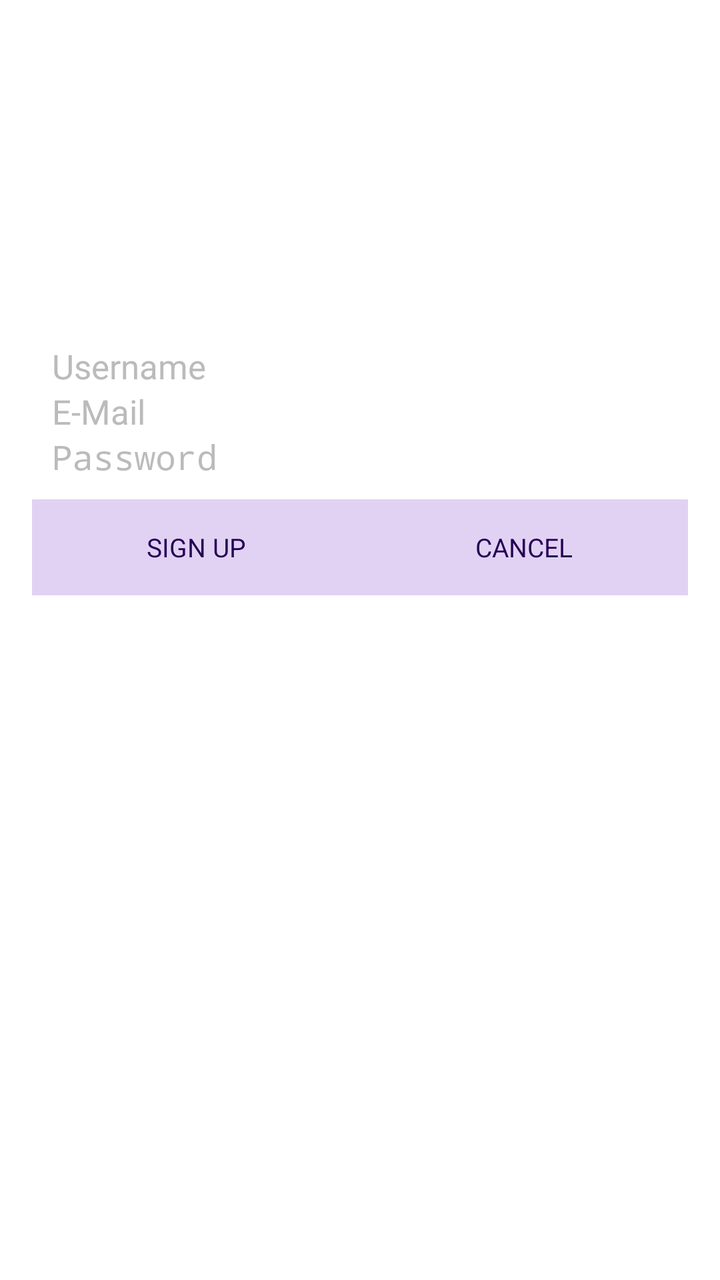
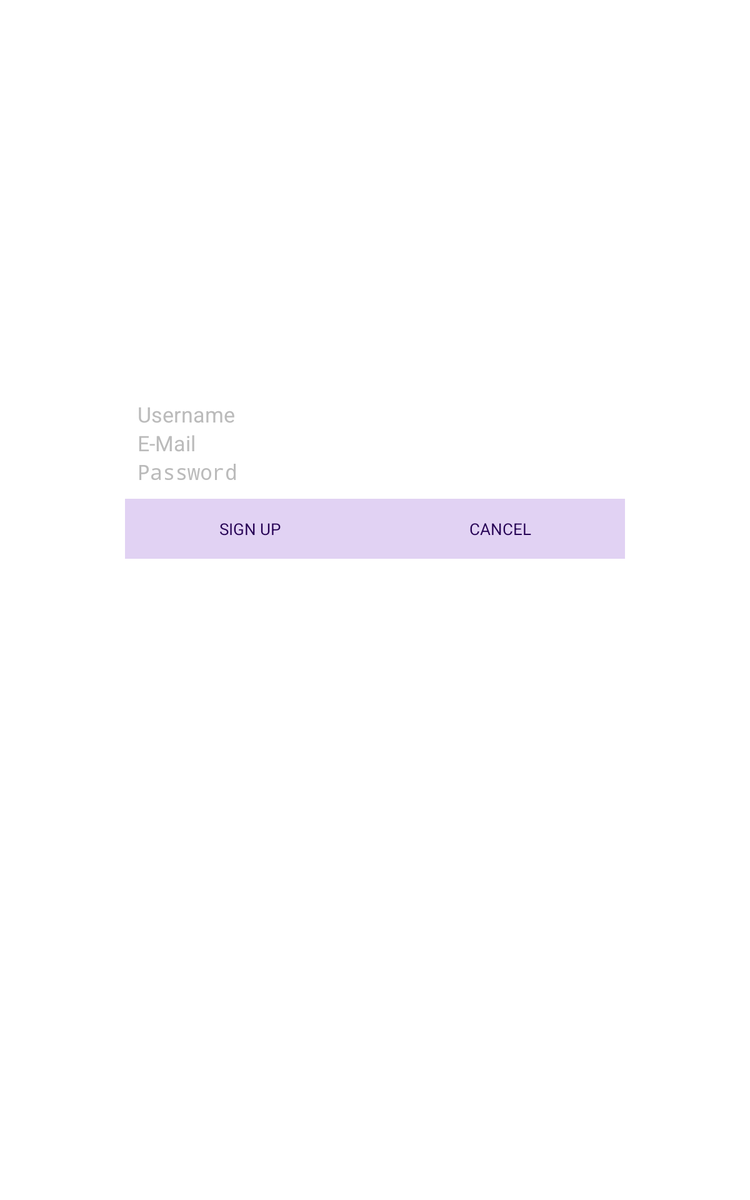

One screen, two layout resources from the same app: the default and the repository's alternative for another configuration. Each is rendered where Android would select it; the XML of both is given below.
<!-- AndroidManifest.xml: application theme Theme.Ribbit -->
<!-- res/layout/activity_sign_up.xml -->
<RelativeLayout style="@style/AuthBackground"
                xmlns:android="http://schemas.android.com/apk/res/android"
                xmlns:tools="http://schemas.android.com/tools"
                android:layout_width="match_parent"
                android:layout_height="match_parent"
                tools:context="com.teamtreehouse.ribbit.ui.SignUpActivity">

    <TextView
        android:id="@+id/title"
        style="@style/AuthTitle"
        android:text="@string/app_name"/>

    <TextView
        android:id="@+id/subtitle"
        style="@style/AuthSubtitle"
        android:text="@string/subtitle"/>

    <LinearLayout
        android:id="@+id/editTextLayout"
        style="@style/AuthLayout">

        <EditText
            android:id="@+id/usernameField"
            style="@style/AuthInput"
            android:hint="@string/username_hint">

            <requestFocus />
        </EditText>

        <EditText
            android:id="@+id/emailField"
            style="@style/AuthInput"
            android:hint="@string/email_hint"
            android:inputType="textEmailAddress"/>

        <EditText
            android:id="@+id/passwordField"
            style="@style/AuthInput"
            android:hint="@string/password_hint"

            android:inputType="textPassword"/>


    </LinearLayout>

    <ImageView
        android:id="@+id/buttonDivider"
        android:layout_width="wrap_content"
        android:layout_height="wrap_content"
        android:layout_below="@id/editTextLayout"
        android:layout_centerHorizontal="true"
        android:src="@drawable/button_divider"
        android:contentDescription="@string/content_desc_divider"/>

    <Button
        android:id="@+id/signupButton"
        android:text="@string/sign_up_button_label"
        style="@style/AuthButton"
        android:layout_below="@id/editTextLayout"
        android:layout_alignParentLeft="true"
        android:layout_marginRight="0dp"
        android:layout_toLeftOf="@id/buttonDivider"/>

    <Button
        android:id="@+id/cancelButton"
        android:text="@string/cancel_button_label"
        style="@style/AuthButton"
        android:layout_alignParentRight="true"
        android:layout_toRightOf="@id/buttonDivider"
        android:layout_marginLeft="0dp"
        android:layout_below="@id/editTextLayout"/>


</RelativeLayout>
<!-- resources referenced by this layout -->
<resources>
  <string name="app_name">Ribbit</string>
  <string name="cancel_button_label">CANCEL</string>
  <string name="content_desc_divider">button divider</string>
  <string name="email_hint">E-Mail</string>
  <string name="password_hint">Password</string>
  <string name="sign_up_button_label">SIGN UP</string>
  <string name="subtitle">A Spike Lee Joint</string>
  <string name="username_hint">Username</string>
  <style name="AuthBackground">
          <item name="android:background">@drawable/background</item>
      </style>
  <style name="AuthInput">
          <item name="android:layout_width">match_parent</item>
          <item name="android:layout_height">wrap_content</item>
          <item name="android:ems">10</item>
          <item name="android:textSize">17sp</item>
          <item name="android:textColorHint">@color/login_hint</item>
      </style>
  <style name="AuthSubtitle" parent="AuthTitle">
          <item name="android:textSize">13sp</item>
          <item name="android:layout_alignParentTop">false</item>
          <item name="android:layout_below">@+id/title</item>
          <item name="android:layout_marginTop">0dp</item>
      </style>
  <color name="text_color">#250054</color>
  <dimen name="activity_horizontal_margin">16dp</dimen>
  <color name="login_hint">#bbbbbb</color>
  <dimen name="login_vertical_padding">10dp</dimen>
  <dimen name="login_horizontal_padding">10dp</dimen>
  <dimen name="login_vertical_margin">32dp</dimen>
  <style name="PopupMenu.Ribbit" parent="@android:style/Widget.Holo.Light.ListPopupWindow">
          <item name="android:popupBackground">@drawable/menu_dropdown_panel_ribbit</item>
      </style>
  <style name="DropDownListView.Ribbit" parent="@android:style/Widget.Holo.Light.ListView.DropDown">
          <item name="android:listSelector">@drawable/selectable_background_ribbit</item>
      </style>
  <style name="ActionBarTabStyle.Ribbit" parent="@android:style/Widget.Holo.Light.ActionBar.TabView">
          <item name="android:background">@drawable/tab_indicator_ab_ribbit</item>
      </style>
  <style name="DropDownNav.Ribbit" parent="@android:style/Widget.Holo.Light.Spinner">
          <item name="android:background">@drawable/spinner_background_ab_ribbit</item>
          <item name="android:popupBackground">@drawable/menu_dropdown_panel_ribbit</item>
          <item name="android:dropDownSelector">@drawable/selectable_background_ribbit</item>
      </style>
  <style name="ActionButton.CloseMode.Ribbit" parent="@android:style/Widget.Holo.Light.ActionButton.CloseMode">
          <item name="android:background">@drawable/btn_cab_done_ribbit</item>
      </style>
  <style name="Theme.Ribbit.Overflow" parent="@android:style/Widget.ActionButton.Overflow">
          <item name="android:src">@drawable/ic_menu_overflow</item>
      </style>
  <style name="Theme.Ribbit.LightPurpleBackground">
          <item name="android:background">@color/light_purple_background</item>
          <item name="android:divider">@null</item>
      </style>
  <style name="Theme.Ribbit.LightPurpleBackground.GridView">
          <item name="android:padding">@dimen/user_grid_spacing</item>
      </style>
  <color name="pressed_purple_button">#ba9dda</color>
  <color name="focused_button">#d6c3ed</color>
  <color name="light_purple_button">#e1d2f3</color>
  <style name="ProgressBar.Ribbit" parent="@android:style/Widget.Holo.Light.ProgressBar.Horizontal">
          <item name="android:progressDrawable">@drawable/progress_horizontal_ribbit</item>
      </style>
  <style name="ActionBar.Solid.Ribbit.TitleTextStyle" parent="@android:style/TextAppearance.Holo.Widget.ActionBar.Title">
          <item name="android:textColor">@color/text_color</item>
      </style>
  <color name="light_purple_background">#e9e4ed</color>
  <dimen name="user_grid_spacing">8dp</dimen>
</resources>
<!-- res/layout-large/activity_sign_up.xml (the repository's variant of the layout above) -->
<!-- drawn on a 7-inch tablet held upright -->
<RelativeLayout style="@style/AuthBackground"
                xmlns:android="http://schemas.android.com/apk/res/android"
                xmlns:tools="http://schemas.android.com/tools"
                android:layout_width="match_parent"
                android:layout_height="match_parent"
                tools:context="com.teamtreehouse.ribbit.ui.SignUpActivity">

    <TextView
        android:id="@+id/title"
        style="@style/AuthTitle"
        android:layout_marginTop="180dp"
        android:text="@string/app_name"/>

    <TextView
        android:id="@+id/subtitle"
        style="@style/AuthSubtitle"
        android:text="@string/subtitle"/>

    <LinearLayout
        android:id="@+id/editTextLayout"
        android:layout_width="400dp"
        android:layout_centerHorizontal="true"
        style="@style/AuthLayout">

        <EditText
            android:id="@+id/usernameField"
            style="@style/AuthInput"
            android:hint="@string/username_hint">

            <requestFocus />
        </EditText>

        <EditText
            android:id="@+id/emailField"
            style="@style/AuthInput"
            android:hint="@string/email_hint"
            android:inputType="textEmailAddress"/>

        <EditText
            android:id="@+id/passwordField"
            style="@style/AuthInput"
            android:hint="@string/password_hint"

            android:inputType="textPassword"/>


    </LinearLayout>

    <ImageView
        android:id="@+id/buttonDivider"
        android:layout_width="wrap_content"
        android:layout_height="wrap_content"
        android:layout_below="@id/editTextLayout"
        android:layout_centerHorizontal="true"
        android:src="@drawable/button_divider"
        android:contentDescription="@string/content_desc_divider"/>

    <Button
        android:id="@+id/signupButton"
        android:text="@string/sign_up_button_label"
        style="@style/AuthButton"
        android:layout_below="@id/editTextLayout"
        android:layout_alignLeft="@id/editTextLayout"
        android:layout_marginRight="0dp"
        android:layout_marginLeft="0dp"
        android:layout_toLeftOf="@id/buttonDivider"/>

    <Button
        android:id="@+id/cancelButton"
        android:text="@string/cancel_button_label"
        style="@style/AuthButton"
        android:layout_alignRight="@id/editTextLayout"
        android:layout_toRightOf="@id/buttonDivider"
        android:layout_marginLeft="0dp"
        android:layout_marginRight="0dp"
        android:layout_below="@id/editTextLayout"/>


</RelativeLayout>
